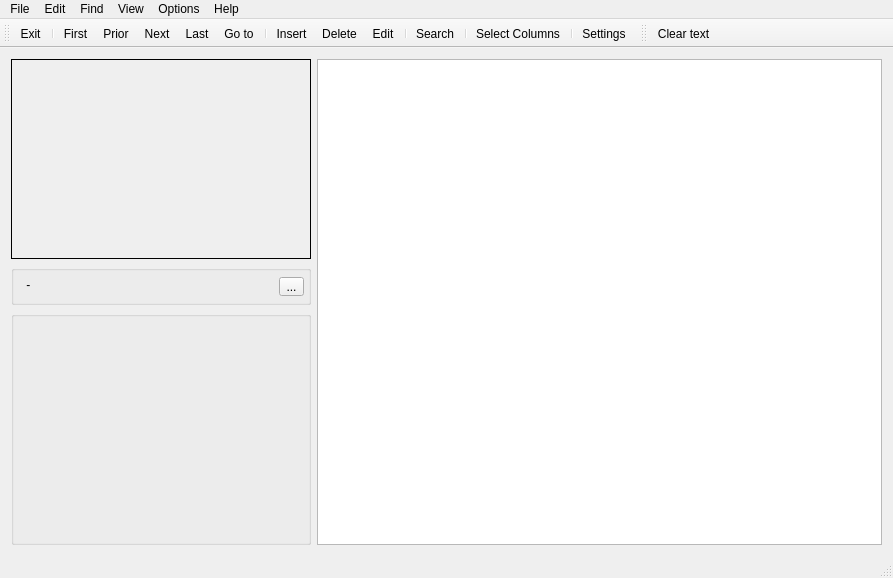
<?xml version="1.0" encoding="UTF-8"?>
<ui version="4.0">
 <class>CMainClass</class>
 <widget class="QMainWindow" name="CMainClass">
  <property name="geometry">
   <rect>
    <x>0</x>
    <y>0</y>
    <width>893</width>
    <height>578</height>
   </rect>
  </property>
  <property name="windowTitle">
   <string>XXXDb - accounting software for girls</string>
  </property>
  <property name="windowIcon">
   <iconset resource="../Resources/App.qrc">
    <normaloff>:/Main/Main/App.ico</normaloff>:/Main/Main/App.ico</iconset>
  </property>
  <widget class="QWidget" name="centralWidget">
   <layout class="QGridLayout" name="gridLayout_4">
    <item row="0" column="0">
     <layout class="QHBoxLayout" name="horizontalLayout">
      <item>
       <layout class="QGridLayout" name="gridLayout">
        <item row="0" column="1">
         <widget class="QLabel" name="lblPhoto">
          <property name="sizePolicy">
           <sizepolicy hsizetype="Fixed" vsizetype="Fixed">
            <horstretch>0</horstretch>
            <verstretch>0</verstretch>
           </sizepolicy>
          </property>
          <property name="minimumSize">
           <size>
            <width>300</width>
            <height>200</height>
           </size>
          </property>
          <property name="maximumSize">
           <size>
            <width>300</width>
            <height>200</height>
           </size>
          </property>
          <property name="frameShape">
           <enum>QFrame::Box</enum>
          </property>
          <property name="alignment">
           <set>Qt::AlignCenter</set>
          </property>
         </widget>
        </item>
        <item row="1" column="1">
         <layout class="QGridLayout" name="gridLayout_2">
          <item row="0" column="0">
           <widget class="QGroupBox" name="gbxPhotoAlbum">
            <property name="minimumSize">
             <size>
              <width>0</width>
              <height>40</height>
             </size>
            </property>
            <property name="maximumSize">
             <size>
              <width>16777215</width>
              <height>40</height>
             </size>
            </property>
            <widget class="QLabel" name="lblPhotoInfo">
             <property name="geometry">
              <rect>
               <x>12</x>
               <y>12</y>
               <width>249</width>
               <height>16</height>
              </rect>
             </property>
             <property name="text">
              <string> - </string>
             </property>
            </widget>
            <widget class="QToolButton" name="tbtnPhotoAlbum">
             <property name="geometry">
              <rect>
               <x>268</x>
               <y>12</y>
               <width>25</width>
               <height>19</height>
              </rect>
             </property>
             <property name="text">
              <string>...</string>
             </property>
            </widget>
           </widget>
          </item>
          <item row="1" column="0">
           <layout class="QGridLayout" name="gridLayout_3">
            <item row="0" column="0">
             <widget class="QGroupBox" name="gbxShortInfo">
              <property name="minimumSize">
               <size>
                <width>300</width>
                <height>0</height>
               </size>
              </property>
              <property name="checkable">
               <bool>false</bool>
              </property>
             </widget>
            </item>
           </layout>
          </item>
         </layout>
        </item>
       </layout>
      </item>
     </layout>
    </item>
    <item row="0" column="1">
     <layout class="QVBoxLayout" name="verticalLayout">
      <item>
       <widget class="QTableView" name="tvInfo"/>
      </item>
     </layout>
    </item>
   </layout>
  </widget>
  <widget class="QMenuBar" name="mbMain">
   <property name="geometry">
    <rect>
     <x>0</x>
     <y>0</y>
     <width>893</width>
     <height>21</height>
    </rect>
   </property>
   <widget class="QMenu" name="mnuFile">
    <property name="title">
     <string>File</string>
    </property>
    <addaction name="actFile_Exit"/>
   </widget>
   <widget class="QMenu" name="mnuEdit">
    <property name="title">
     <string>Edit</string>
    </property>
    <addaction name="actEdit_First"/>
    <addaction name="actEdit_Prior"/>
    <addaction name="actEdit_Next"/>
    <addaction name="actEdit_Last"/>
    <addaction name="actEdit_GoTo"/>
    <addaction name="separator"/>
    <addaction name="separator"/>
    <addaction name="actEdit_Insert"/>
    <addaction name="actEdit_Delete"/>
    <addaction name="actEdit_Edit"/>
   </widget>
   <widget class="QMenu" name="mnuFind">
    <property name="title">
     <string>Find</string>
    </property>
    <addaction name="actFind_Search"/>
   </widget>
   <widget class="QMenu" name="mnuView">
    <property name="title">
     <string>View</string>
    </property>
    <widget class="QMenu" name="mnuViewLanguage">
     <property name="title">
      <string>Language</string>
     </property>
     <addaction name="actViewLanguage_En"/>
     <addaction name="actViewLanguage_Ru"/>
    </widget>
    <addaction name="actView_MainToolbar"/>
    <addaction name="actView_QuickFindToolbar"/>
    <addaction name="actView_Columns"/>
    <addaction name="actView_Statusbar"/>
    <addaction name="separator"/>
    <addaction name="mnuViewLanguage"/>
   </widget>
   <widget class="QMenu" name="mnuOptions">
    <property name="title">
     <string>Options</string>
    </property>
    <addaction name="actOptions_Settings"/>
   </widget>
   <widget class="QMenu" name="mnuHelp">
    <property name="title">
     <string>Help</string>
    </property>
    <addaction name="actHelp_Faq"/>
    <addaction name="actHelp_About"/>
   </widget>
   <addaction name="mnuFile"/>
   <addaction name="mnuEdit"/>
   <addaction name="mnuFind"/>
   <addaction name="mnuView"/>
   <addaction name="mnuOptions"/>
   <addaction name="mnuHelp"/>
  </widget>
  <widget class="QStatusBar" name="sbInfo"/>
  <widget class="QToolBar" name="tbMain">
   <property name="windowTitle">
    <string>Main</string>
   </property>
   <attribute name="toolBarArea">
    <enum>TopToolBarArea</enum>
   </attribute>
   <attribute name="toolBarBreak">
    <bool>false</bool>
   </attribute>
   <addaction name="actFile_Exit"/>
   <addaction name="separator"/>
   <addaction name="actEdit_First"/>
   <addaction name="actEdit_Prior"/>
   <addaction name="actEdit_Next"/>
   <addaction name="actEdit_Last"/>
   <addaction name="actEdit_GoTo"/>
   <addaction name="separator"/>
   <addaction name="actEdit_Insert"/>
   <addaction name="actEdit_Delete"/>
   <addaction name="actEdit_Edit"/>
   <addaction name="separator"/>
   <addaction name="actFind_Search"/>
   <addaction name="separator"/>
   <addaction name="actView_Columns"/>
   <addaction name="separator"/>
   <addaction name="actOptions_Settings"/>
  </widget>
  <widget class="QToolBar" name="tbQuickFind">
   <property name="windowTitle">
    <string>Quick find</string>
   </property>
   <attribute name="toolBarArea">
    <enum>TopToolBarArea</enum>
   </attribute>
   <attribute name="toolBarBreak">
    <bool>false</bool>
   </attribute>
   <addaction name="actFind_TextClear"/>
  </widget>
  <action name="actFile_Exit">
   <property name="icon">
    <iconset resource="../Resources/App.qrc">
     <normaloff>:/Menu/Menu/Exit.bmp</normaloff>:/Menu/Menu/Exit.bmp</iconset>
   </property>
   <property name="text">
    <string>Exit</string>
   </property>
  </action>
  <action name="actEdit_First">
   <property name="icon">
    <iconset resource="../Resources/App.qrc">
     <normaloff>:/Menu/Menu/First.bmp</normaloff>:/Menu/Menu/First.bmp</iconset>
   </property>
   <property name="text">
    <string>First</string>
   </property>
  </action>
  <action name="actEdit_Prior">
   <property name="icon">
    <iconset resource="../Resources/App.qrc">
     <normaloff>:/Menu/Menu/Prior.bmp</normaloff>:/Menu/Menu/Prior.bmp</iconset>
   </property>
   <property name="text">
    <string>Prior</string>
   </property>
  </action>
  <action name="actEdit_Next">
   <property name="icon">
    <iconset resource="../Resources/App.qrc">
     <normaloff>:/Menu/Menu/Next.bmp</normaloff>:/Menu/Menu/Next.bmp</iconset>
   </property>
   <property name="text">
    <string>Next</string>
   </property>
  </action>
  <action name="actEdit_Last">
   <property name="icon">
    <iconset resource="../Resources/App.qrc">
     <normaloff>:/Menu/Menu/Last.bmp</normaloff>:/Menu/Menu/Last.bmp</iconset>
   </property>
   <property name="text">
    <string>Last</string>
   </property>
  </action>
  <action name="actEdit_Insert">
   <property name="icon">
    <iconset resource="../Resources/App.qrc">
     <normaloff>:/Menu/Menu/Insert.bmp</normaloff>:/Menu/Menu/Insert.bmp</iconset>
   </property>
   <property name="text">
    <string>Insert</string>
   </property>
  </action>
  <action name="actEdit_Delete">
   <property name="icon">
    <iconset resource="../Resources/App.qrc">
     <normaloff>:/Menu/Menu/Delete.bmp</normaloff>:/Menu/Menu/Delete.bmp</iconset>
   </property>
   <property name="text">
    <string>Delete</string>
   </property>
  </action>
  <action name="actEdit_Edit">
   <property name="icon">
    <iconset resource="../Resources/App.qrc">
     <normaloff>:/Menu/Menu/Edit.bmp</normaloff>:/Menu/Menu/Edit.bmp</iconset>
   </property>
   <property name="text">
    <string>Edit</string>
   </property>
  </action>
  <action name="actFind_Search">
   <property name="icon">
    <iconset resource="../Resources/App.qrc">
     <normaloff>:/Menu/Menu/Search.bmp</normaloff>:/Menu/Menu/Search.bmp</iconset>
   </property>
   <property name="text">
    <string>Search...</string>
   </property>
   <property name="toolTip">
    <string>Search...</string>
   </property>
  </action>
  <action name="actOptions_Settings">
   <property name="icon">
    <iconset resource="../Resources/App.qrc">
     <normaloff>:/Menu/Menu/Options.bmp</normaloff>:/Menu/Menu/Options.bmp</iconset>
   </property>
   <property name="text">
    <string>Settings...</string>
   </property>
   <property name="toolTip">
    <string>Settings...</string>
   </property>
  </action>
  <action name="actHelp_Faq">
   <property name="icon">
    <iconset resource="../Resources/App.qrc">
     <normaloff>:/Menu/Menu/Faq.bmp</normaloff>:/Menu/Menu/Faq.bmp</iconset>
   </property>
   <property name="text">
    <string>FAQ</string>
   </property>
  </action>
  <action name="actHelp_About">
   <property name="text">
    <string>About...</string>
   </property>
   <property name="toolTip">
    <string>About...</string>
   </property>
  </action>
  <action name="actEdit_GoTo">
   <property name="icon">
    <iconset resource="../Resources/App.qrc">
     <normaloff>:/Menu/Menu/GoTo.bmp</normaloff>:/Menu/Menu/GoTo.bmp</iconset>
   </property>
   <property name="text">
    <string>Go to...</string>
   </property>
   <property name="toolTip">
    <string>Go to...</string>
   </property>
  </action>
  <action name="actView_Columns">
   <property name="icon">
    <iconset resource="../Resources/App.qrc">
     <normaloff>:/Menu/Menu/Columns.bmp</normaloff>:/Menu/Menu/Columns.bmp</iconset>
   </property>
   <property name="text">
    <string>Select Columns...</string>
   </property>
   <property name="toolTip">
    <string>Select columns...</string>
   </property>
  </action>
  <action name="actFind_TextClear">
   <property name="icon">
    <iconset resource="../Resources/App.qrc">
     <normaloff>:/Menu/Menu/TextClear.bmp</normaloff>:/Menu/Menu/TextClear.bmp</iconset>
   </property>
   <property name="text">
    <string>Clear text</string>
   </property>
   <property name="toolTip">
    <string>Clear text</string>
   </property>
  </action>
  <action name="actView_MainToolbar">
   <property name="checkable">
    <bool>true</bool>
   </property>
   <property name="checked">
    <bool>true</bool>
   </property>
   <property name="text">
    <string>Show Main Toolbar</string>
   </property>
  </action>
  <action name="actView_QuickFindToolbar">
   <property name="checkable">
    <bool>true</bool>
   </property>
   <property name="checked">
    <bool>true</bool>
   </property>
   <property name="text">
    <string>Show Quick Find Toolbar</string>
   </property>
  </action>
  <action name="actView_Statusbar">
   <property name="checkable">
    <bool>true</bool>
   </property>
   <property name="checked">
    <bool>true</bool>
   </property>
   <property name="text">
    <string>Show Statusbar</string>
   </property>
  </action>
  <action name="actViewLanguage_En">
   <property name="checkable">
    <bool>true</bool>
   </property>
   <property name="checked">
    <bool>true</bool>
   </property>
   <property name="text">
    <string>English</string>
   </property>
  </action>
  <action name="actViewLanguage_Ru">
   <property name="checkable">
    <bool>true</bool>
   </property>
   <property name="text">
    <string>Russian</string>
   </property>
  </action>
 </widget>
 <layoutdefault spacing="6" margin="11"/>
 <resources>
  <include location="../Resources/App.qrc"/>
 </resources>
 <connections/>
</ui>
